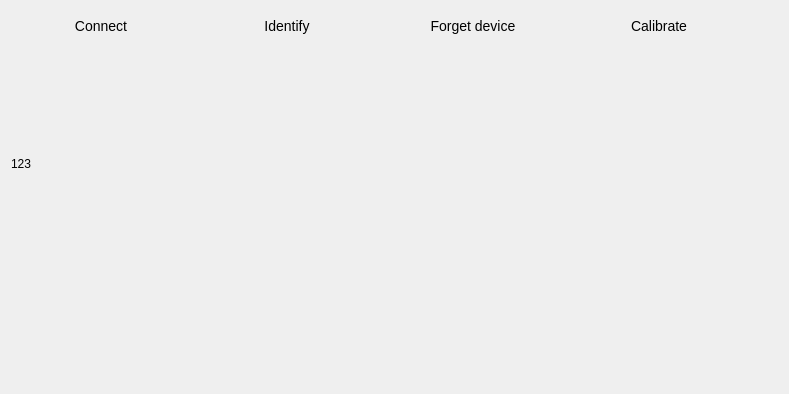
<?xml version="1.0" encoding="UTF-8"?>
<ui version="4.0">
 <class>InfoPage</class>
 <widget class="QWidget" name="InfoPage">
  <property name="geometry">
   <rect>
    <x>0</x>
    <y>0</y>
    <width>789</width>
    <height>394</height>
   </rect>
  </property>
  <property name="windowTitle">
   <string>Form</string>
  </property>
  <property name="styleSheet">
   <string notr="true"/>
  </property>
  <layout class="QGridLayout" name="gridLayout">
   <item row="0" column="2">
    <widget class="QPushButton" name="btnForget">
     <property name="sizePolicy">
      <sizepolicy hsizetype="Fixed" vsizetype="Fixed">
       <horstretch>0</horstretch>
       <verstretch>0</verstretch>
      </sizepolicy>
     </property>
     <property name="minimumSize">
      <size>
       <width>180</width>
       <height>30</height>
      </size>
     </property>
     <property name="maximumSize">
      <size>
       <width>240</width>
       <height>30</height>
      </size>
     </property>
     <property name="styleSheet">
      <string notr="true">QPushButton {
  min-height: 30px;
  max-height: 30px;

  border: 0px;

  font-size: 14px;
}</string>
     </property>
     <property name="text">
      <string>Forget device</string>
     </property>
     <property name="blue_button" stdset="0">
      <bool>true</bool>
     </property>
    </widget>
   </item>
   <item row="0" column="0">
    <widget class="QPushButton" name="btnConnect">
     <property name="sizePolicy">
      <sizepolicy hsizetype="Fixed" vsizetype="Fixed">
       <horstretch>0</horstretch>
       <verstretch>0</verstretch>
      </sizepolicy>
     </property>
     <property name="minimumSize">
      <size>
       <width>180</width>
       <height>30</height>
      </size>
     </property>
     <property name="maximumSize">
      <size>
       <width>240</width>
       <height>30</height>
      </size>
     </property>
     <property name="styleSheet">
      <string notr="true">QPushButton {
  	border: 0px;
  	font-size: 14px;
}
</string>
     </property>
     <property name="text">
      <string>Connect</string>
     </property>
     <property name="blue_button" stdset="0">
      <bool>true</bool>
     </property>
    </widget>
   </item>
   <item row="3" column="0" colspan="5">
    <widget class="QScrollArea" name="scrollArea">
     <property name="frameShape">
      <enum>QFrame::NoFrame</enum>
     </property>
     <property name="widgetResizable">
      <bool>true</bool>
     </property>
     <widget class="QWidget" name="scrollAreaWidgetContents">
      <property name="geometry">
       <rect>
        <x>0</x>
        <y>0</y>
        <width>771</width>
        <height>257</height>
       </rect>
      </property>
      <property name="sizePolicy">
       <sizepolicy hsizetype="Preferred" vsizetype="Expanding">
        <horstretch>0</horstretch>
        <verstretch>0</verstretch>
       </sizepolicy>
      </property>
      <layout class="QGridLayout" name="gridLayout_2">
       <property name="leftMargin">
        <number>0</number>
       </property>
       <property name="topMargin">
        <number>0</number>
       </property>
       <property name="rightMargin">
        <number>0</number>
       </property>
       <property name="spacing">
        <number>0</number>
       </property>
       <item row="2" column="0" colspan="3">
        <widget class="QWidget" name="paramWidget" native="true">
         <property name="minimumSize">
          <size>
           <width>0</width>
           <height>0</height>
          </size>
         </property>
         <layout class="QGridLayout" name="paramLayout">
          <property name="leftMargin">
           <number>0</number>
          </property>
          <property name="topMargin">
           <number>0</number>
          </property>
          <property name="rightMargin">
           <number>0</number>
          </property>
          <property name="bottomMargin">
           <number>0</number>
          </property>
          <property name="spacing">
           <number>0</number>
          </property>
          <item row="1" column="0">
           <widget class="QLabel" name="paramLabel">
            <property name="text">
             <string/>
            </property>
           </widget>
          </item>
         </layout>
        </widget>
       </item>
       <item row="4" column="0">
        <widget class="QLabel" name="registration_label">
         <property name="text">
          <string>123</string>
         </property>
         <property name="openExternalLinks">
          <bool>true</bool>
         </property>
        </widget>
       </item>
       <item row="7" column="0" colspan="2">
        <widget class="QWidget" name="descriptionWidget" native="true">
         <property name="sizePolicy">
          <sizepolicy hsizetype="Preferred" vsizetype="Maximum">
           <horstretch>0</horstretch>
           <verstretch>0</verstretch>
          </sizepolicy>
         </property>
         <property name="minimumSize">
          <size>
           <width>0</width>
           <height>0</height>
          </size>
         </property>
        </widget>
       </item>
       <item row="5" column="0">
        <widget class="QTextBrowser" name="extraWidget">
         <property name="sizePolicy">
          <sizepolicy hsizetype="Expanding" vsizetype="Fixed">
           <horstretch>0</horstretch>
           <verstretch>0</verstretch>
          </sizepolicy>
         </property>
         <property name="minimumSize">
          <size>
           <width>0</width>
           <height>0</height>
          </size>
         </property>
         <property name="maximumSize">
          <size>
           <width>16777215</width>
           <height>0</height>
          </size>
         </property>
         <property name="frameShape">
          <enum>QFrame::NoFrame</enum>
         </property>
         <property name="verticalScrollBarPolicy">
          <enum>Qt::ScrollBarAlwaysOff</enum>
         </property>
         <property name="horizontalScrollBarPolicy">
          <enum>Qt::ScrollBarAlwaysOff</enum>
         </property>
         <property name="sizeAdjustPolicy">
          <enum>QAbstractScrollArea::AdjustToContents</enum>
         </property>
         <property name="openExternalLinks">
          <bool>true</bool>
         </property>
        </widget>
       </item>
       <item row="10" column="0" colspan="3">
        <spacer name="verticalSpacer">
         <property name="orientation">
          <enum>Qt::Vertical</enum>
         </property>
         <property name="sizeType">
          <enum>QSizePolicy::Expanding</enum>
         </property>
         <property name="sizeHint" stdset="0">
          <size>
           <width>0</width>
           <height>0</height>
          </size>
         </property>
        </spacer>
       </item>
       <item row="3" column="0">
        <widget class="QLabel" name="lblFirmware">
         <property name="styleSheet">
          <string notr="true">font-size: 13px;</string>
         </property>
         <property name="text">
          <string/>
         </property>
        </widget>
       </item>
      </layout>
     </widget>
    </widget>
   </item>
   <item row="0" column="3">
    <widget class="QPushButton" name="btnCalibrate">
     <property name="minimumSize">
      <size>
       <width>180</width>
       <height>30</height>
      </size>
     </property>
     <property name="styleSheet">
      <string notr="true">QPushButton {
  min-height: 30px;
  max-height: 30px;

  border: 0px;

  font-size: 14px;
}
</string>
     </property>
     <property name="text">
      <string>Calibrate</string>
     </property>
     <property name="blue_button" stdset="0">
      <bool>true</bool>
     </property>
    </widget>
   </item>
   <item row="0" column="1">
    <widget class="QPushButton" name="btnIdentify">
     <property name="sizePolicy">
      <sizepolicy hsizetype="Fixed" vsizetype="Fixed">
       <horstretch>0</horstretch>
       <verstretch>0</verstretch>
      </sizepolicy>
     </property>
     <property name="minimumSize">
      <size>
       <width>180</width>
       <height>30</height>
      </size>
     </property>
     <property name="maximumSize">
      <size>
       <width>240</width>
       <height>30</height>
      </size>
     </property>
     <property name="styleSheet">
      <string notr="true">QPushButton {
  min-height: 30px;
  max-height: 30px;

  border: 0px;

  font-size: 14px;
}</string>
     </property>
     <property name="text">
      <string>Identify</string>
     </property>
     <property name="blue_button" stdset="0">
      <bool>true</bool>
     </property>
    </widget>
   </item>
   <item row="0" column="4" rowspan="2">
    <spacer name="horizontalSpacer">
     <property name="orientation">
      <enum>Qt::Horizontal</enum>
     </property>
     <property name="sizeHint" stdset="0">
      <size>
       <width>0</width>
       <height>0</height>
      </size>
     </property>
    </spacer>
   </item>
   <item row="1" column="0" colspan="4">
    <layout class="QVBoxLayout" name="verticalLayout">
     <property name="spacing">
      <number>0</number>
     </property>
     <property name="topMargin">
      <number>0</number>
     </property>
     <item>
      <widget class="QLabel" name="lblCalibrationInfo">
       <property name="styleSheet">
        <string notr="true">font-size: 13px;</string>
       </property>
       <property name="text">
        <string/>
       </property>
       <property name="wordWrap">
        <bool>true</bool>
       </property>
      </widget>
     </item>
     <item>
      <widget class="QLabel" name="lblCalibrationStatus">
       <property name="sizePolicy">
        <sizepolicy hsizetype="Minimum" vsizetype="Fixed">
         <horstretch>0</horstretch>
         <verstretch>0</verstretch>
        </sizepolicy>
       </property>
       <property name="minimumSize">
        <size>
         <width>0</width>
         <height>20</height>
        </size>
       </property>
       <property name="maximumSize">
        <size>
         <width>16777215</width>
         <height>20</height>
        </size>
       </property>
       <property name="styleSheet">
        <string notr="true">font-size: 13px;</string>
       </property>
       <property name="text">
        <string/>
       </property>
       <property name="wordWrap">
        <bool>true</bool>
       </property>
      </widget>
     </item>
     <item>
      <widget class="QLabel" name="lblConnectionStatus">
       <property name="sizePolicy">
        <sizepolicy hsizetype="Minimum" vsizetype="Fixed">
         <horstretch>0</horstretch>
         <verstretch>0</verstretch>
        </sizepolicy>
       </property>
       <property name="minimumSize">
        <size>
         <width>0</width>
         <height>20</height>
        </size>
       </property>
       <property name="maximumSize">
        <size>
         <width>16777215</width>
         <height>20</height>
        </size>
       </property>
       <property name="styleSheet">
        <string notr="true">font-size: 13px;</string>
       </property>
       <property name="text">
        <string/>
       </property>
       <property name="wordWrap">
        <bool>true</bool>
       </property>
      </widget>
     </item>
     <item>
      <widget class="QLabel" name="lblIdentifyStatus">
       <property name="sizePolicy">
        <sizepolicy hsizetype="Minimum" vsizetype="Fixed">
         <horstretch>0</horstretch>
         <verstretch>0</verstretch>
        </sizepolicy>
       </property>
       <property name="minimumSize">
        <size>
         <width>0</width>
         <height>20</height>
        </size>
       </property>
       <property name="maximumSize">
        <size>
         <width>16777215</width>
         <height>20</height>
        </size>
       </property>
       <property name="styleSheet">
        <string notr="true">font-size: 13px;</string>
       </property>
       <property name="text">
        <string/>
       </property>
       <property name="wordWrap">
        <bool>true</bool>
       </property>
      </widget>
     </item>
    </layout>
   </item>
  </layout>
 </widget>
 <resources/>
 <connections/>
</ui>
